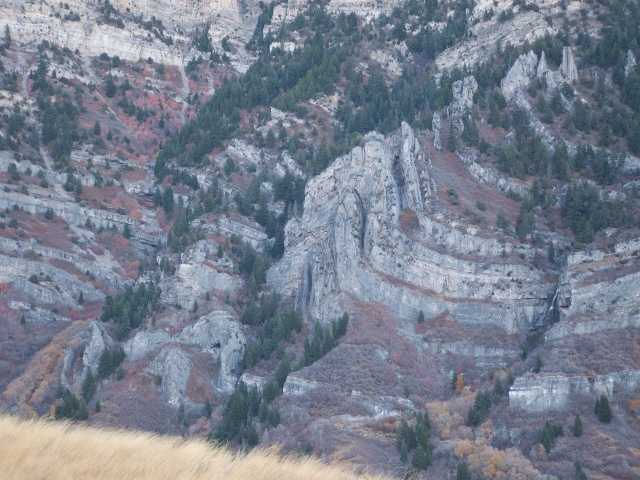
#> input picture docs/images/cible-plis.jpg, 1280 x 960 px (shown at 1/2 size)
$ python banc_roche.py ../docs/images/cible-falaise-alcoves.jpg ../docs/images/cible-plis.jpg
#> lines starting #> are read from the running program, lines starting #| are printed output that depends on the picture
### tools/banc_visuel.py
# Visual bench: each site captured at several heights above its ground, next to the reference image it aims
# at, in one sheet. For fast iterations on close-up detail (docs/spec-textures-generees.md).
#
# python tools/banc_visuel.py <exe> <out.png> [site ...]
# The ground height of each site is probed first, so that every capture is at its height above the ground.
import os, re, subprocess, sys
from PIL import Image, ImageDraw

HERE = os.path.dirname(os.path.abspath(__file__))
DOCS = os.path.join(HERE, "..", "docs", "images")
CAPTURE = os.path.join(HERE, "capture.ps1")

# name: (latitude, longitude, sun "latitude longitude", reference image or None)
SITES = {
    "desert": (26.0, 45.0, "20 110", "cible-desert.jpg"),
    "roche": (-14.9635, 119.991, "-5 150", "cible-cote.jpg"),
    "herbe": (-15.0, 50.0, "10 70", None),
}
HEIGHTS = [(1.5, 8), (10.0, 12), (100.0, 15), (1000.0, 20)]  # m above the ground, pitch down (degrees)


def capture(exe, args, sun, png):
    out = subprocess.run(["powershell", "-NoProfile", "-File", CAPTURE, "-Out", png, "-AppArgs", args, "-Exe", exe],
                         env=dict(os.environ, MYPLANETENGINE_TAA="1", MYPLANETENGINE_GLARE="1", **({"MYPLANETENGINE_SUN": sun} if sun else {})), capture_output=True, text=True, timeout=120).stdout
    return out.strip().splitlines()[-1] if out.strip() else ""


def clearance(title):
    m = re.search(r"hauteur ([\d.]+) (k?m)", title)
    return float(m.group(1)) * (1000.0 if m.group(2) == "km" else 1.0)


# [14 lines left out: functions probe, ground, not called in this run]


# [24 lines that do not run on import are left out]

### tools/banc_roche.py
# Rock bench (docs/spec-roche-organique.md): the view of the finding, at its exact position, then mountain sites
# at 100 m, 500 m and 2 km above their ground, each next to the reference photo of the rock it should evoke.
#
# python tools/banc_roche.py <exe> <out.png> [site ...]
import os, sys
from PIL import Image, ImageDraw
sys.path.insert(0, os.path.dirname(os.path.abspath(__file__)))
import banc_visuel

FINDING = "1391.1 -11.04542 50.06777 2.6 55.3"  # the wall seen from 150 m, default sun
# name: (latitude, longitude, heading, sun, reference image)
SITES = {
    "constat": None,
    "canyon": (-11.045, 50.068, 55, "10 70", "cible-falaise-alcoves.jpg"),  # bedded
    "sec": (-20.0, 125.0, 0, "10 70", "cible-plis.jpg"),  # bedded, dry
    "basalte": (-14.9635, 119.991, 0, "-5 150", "cible-basalte.jpg"),  # flows
    "granite": (-19.7, 124.6, 0, "10 70", "cible-granite.jpg"),  # massive
    "badlands": (-20.3, 125.4, 0, "10 70", "cible-badlands.jpg"),  # soft
}
HEIGHTS = [(100.0, 10), (500.0, 15), (2000.0, 20)]  # m above the ground, pitch down (degrees)

if __name__ == "__main__":
    exe, sheet = os.path.abspath(sys.argv[1]), os.path.abspath(sys.argv[2])
    names = sys.argv[3:] or list(SITES)
    scratch = os.path.join(os.path.dirname(sheet), "banc_roche")
    os.makedirs(scratch, exist_ok=True)
    w, h, top = 480, 270, 22
    img = Image.new("RGB", (w * (len(HEIGHTS) + 1), (h + top) * len(names)), "white")
#> img: PIL image 1920x1752 RGB; every value is 255
    d = ImageDraw.Draw(img)
    for row, name in enumerate(names):
        y = row * (h + top)
        if SITES[name] is None:
            reference, shots = "cible-plis.jpg", [("constat", FINDING, None)]
        else:
            lat, lon, heading, sun, reference = SITES[name]
            g = banc_visuel.ground(exe, lat, lon, sun, scratch)
            shots = [(f"{height:g} m", f"{g + height:.1f} {lat} {lon} {pitch} {heading}", sun) for height, pitch in HEIGHTS]
        d.text((6, y + 4), f"{name} : {reference}", fill="black")
        img.paste(Image.open(os.path.join(banc_visuel.DOCS, reference)).convert("RGB").resize((w, h)), (0, y + top))
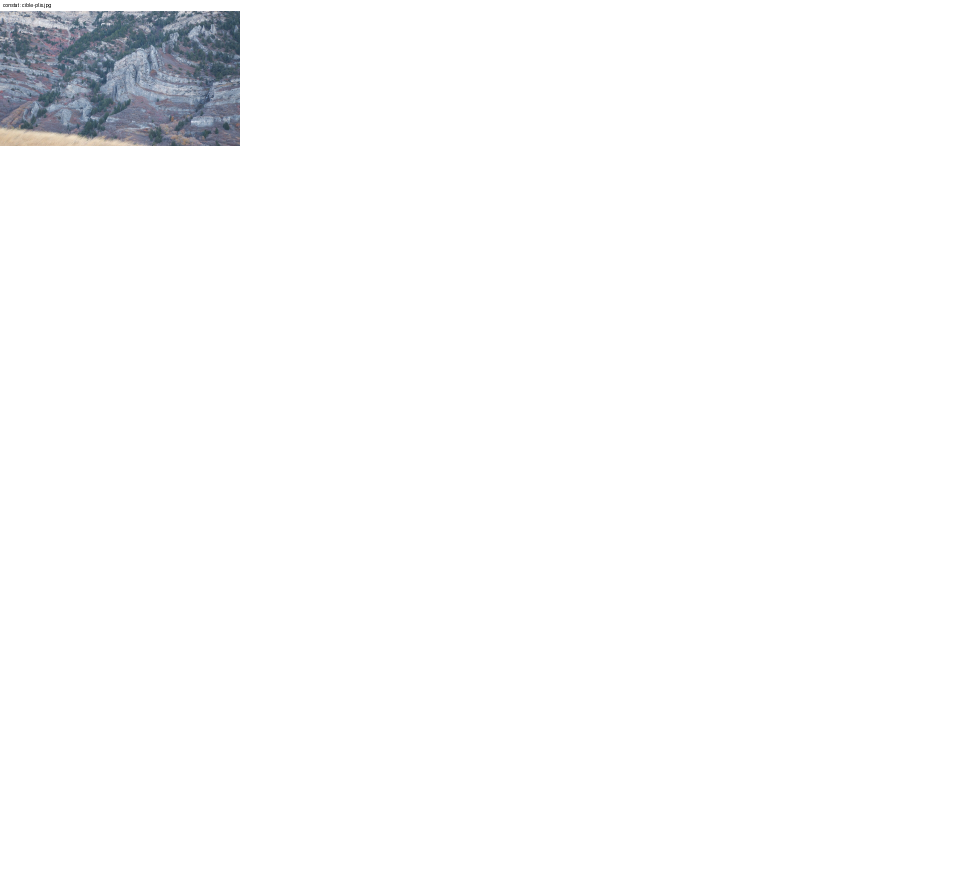
#> img: PIL image 1920x1752 RGB (shown at 1/2 size); mean R, G, B 249.8, 250.1, 250.7
        for col, (label, args, sun) in enumerate(shots, start=1):
            png = os.path.join(scratch, f"{name}_{col}.png")
            title = banc_visuel.capture(exe, args, sun, png)
#> (the run stopped early here; a loop or call above may not have finished)

$ run again, with docs/images/cible-gres-neige.jpg copied over docs/images/cible-plis.jpg
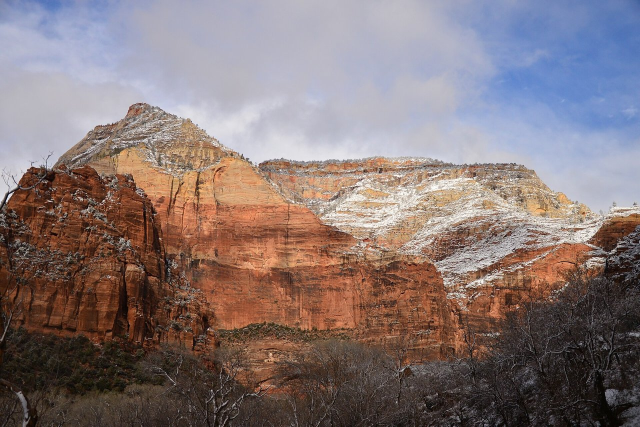
#> input picture docs/images/cible-gres-neige.jpg, 1280 x 853 px (shown at 1/2 size)
#> `img.paste(Image.open(os.path.join(banc_visuel.DOCS, reference)).conver..`:
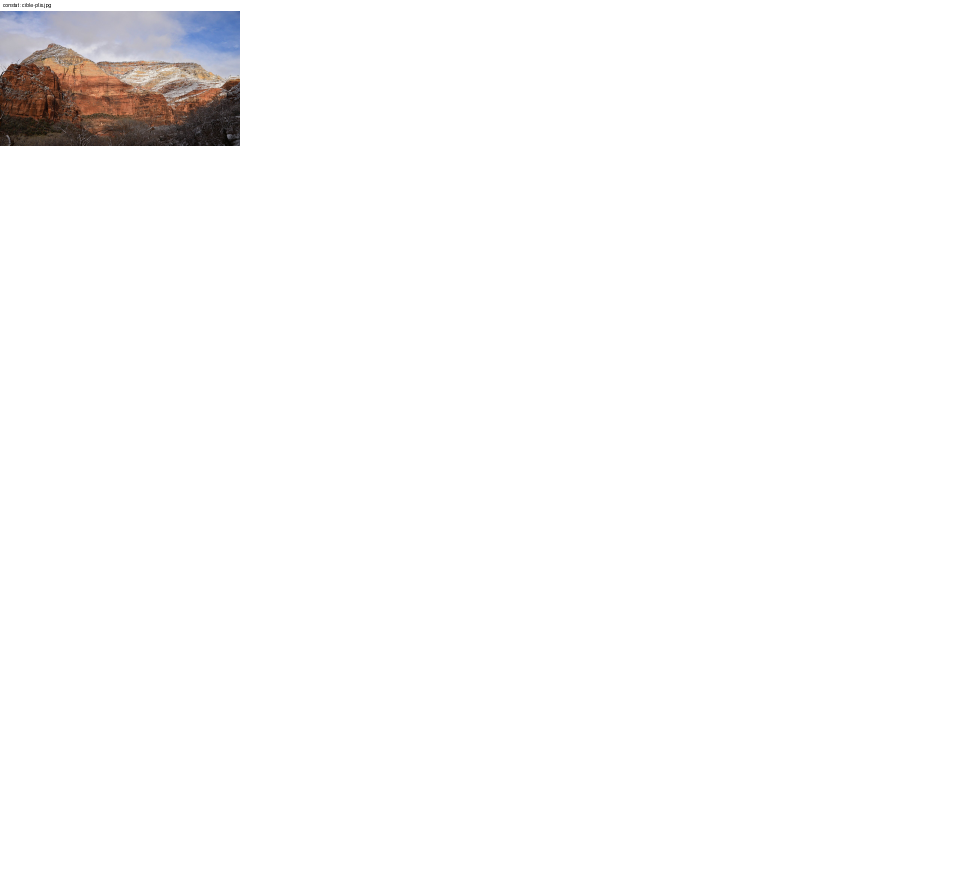
#> img: PIL image 1920x1752 RGB (shown at 1/2 size); mean R, G, B 250.3, 249.7, 249.7
